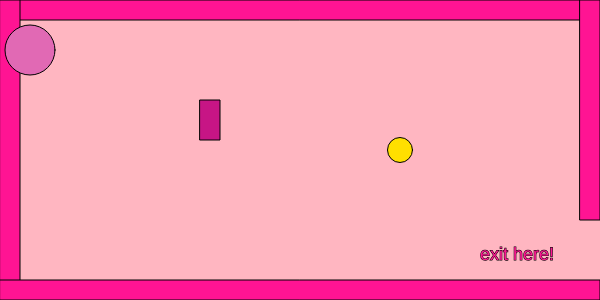
Frame 1 (no input)
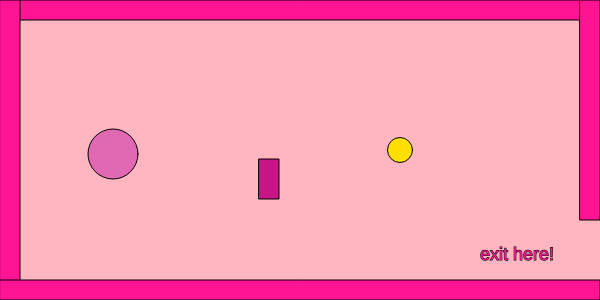
Frame 60 (no input)
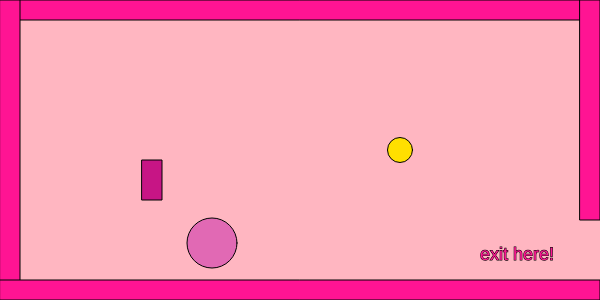
Frame 120 (the mouse pressed at the canvas centre since frame 60)

The p5.js sketch that drew these frames (run headless with seeded random() and noise() and a simulated clock; from frame 60 on, the mouse is pressed at the canvas centre):

// p5.js sketch
// ── sketch.js
var characterX = 100;
var characterY = 100;

var w = 87;
var s = 83;
var a = 65;
var d = 68;

var shapeX = 30;
var shapeY = 50;
var shapeXSpeed = 2;
var shapeYSpeed = 3;

var shape2X = 200;
var shape2Y = 100;
var shape2XSpeed = -3;
var shape2YSpeed = 2;

var mouseShapeX;
var mouseShapeY;

function setup()
{
    createCanvas(600, 300);

    shapeXSpeed = Math.floor(Math.random() * (Math.floor(Math.random() * 5)) + 1);
    shapeYSpeed = Math.floor(Math.random() * (Math.floor(Math.random() * 5)) + 1);

    shape2XSpeed = Math.floor(Math.random() * (Math.floor(Math.random() * 5)) + 1);
    shape2YSpeed = Math.floor(Math.random() * (Math.floor(Math.random() * 5)) + 1);

    createCharacter(400, 150);
}

function draw()
{
    background(255,182,193);
    stroke(0);
    fill(0);

    fill(255,20,147)
    createBorders(20);

    textSize(18);
    text("exit here!", width-120,height-40)

    drawCharacter();
    characterMovement();

    fill(225,105,180);
    circle(shapeX, shapeY, 50);

    shapeXSpeed = Math.floor(Math.random() * (Math.floor(Math.random() * 5)) + 1);
    shapeYSpeed = Math.floor(Math.random() * (Math.floor(Math.random() * 5)) + 1);

    shapeX += shapeXSpeed;
    shapeY += shapeYSpeed;
    if(shapeX > width)
 {
    shapeX = 0;
 }
    else if(shapeX < 0)
 {
    shapeX = width;
 }
    if(shapeY > height)
 {
    shapeY = 0;
 }
    else if(shapeY < 0)
{
    shapeY = height;
}

    fill(199,21,133);
    rect (shape2X, shape2Y, 20, 40);

    shape2X += shape2XSpeed;
    shape2Y += shape2YSpeed;
    if(frameCount % 60 == 0)
    {
        shape2XSpeed = Math.floor(Math.random() * (Math.floor(Math.random() * 5)) - 2);
        shape2YSpeed = Math.floor(Math.random() * (Math.floor(Math.random() * 5)) - 2);
    }
    if(shape2X > width)
    {
        shape2X = 0;
    }
    else if(shape2X < 0)
    {
        shape2X = width;
    }
    if(shape2Y > height)
    {
        shape2Y = 0;
    }
    else if(shape2Y < 0)
    {
        shape2Y = height;
    }


 if(characterX > width - 20 && characterY > height - 60)
 {
    fill(255);
    textSize(26);
    text("you did it!", width/2 - 60, height/2);
 }

    fill(120,130,140);
    circle(mouseShapeX, mouseShapeY, 25);
}

function characterMovement()
{
    if(keyIsDown(w))
    {
        characterY -= 10;
    }
    if(keyIsDown(s))
    {
        characterY += 10;
    }
    if(keyIsDown(a))
    {
        characterX -= 10;
    }
    if(keyIsDown(d))
    {
        characterX += 10;
    }
}

function createCharacter(x,y)
{
    characterX = x;
    characterY = y;
    console.log(characterX);
}

function drawCharacter()
{
    fill(255,223,0);
    circle(characterX, characterY, 25);
}

function createBorders(thickness)
{
    rect(0, 0, width, thickness);
    rect(0, 0, thickness, height);
    rect(0, height-thickness, width, thickness);
    rect(width-thickness, 0, thickness, height-80);
}

function mouseClicked()
{
    mouseShapeX = mouseX;
    mouseShapeY = mouseY;
}
